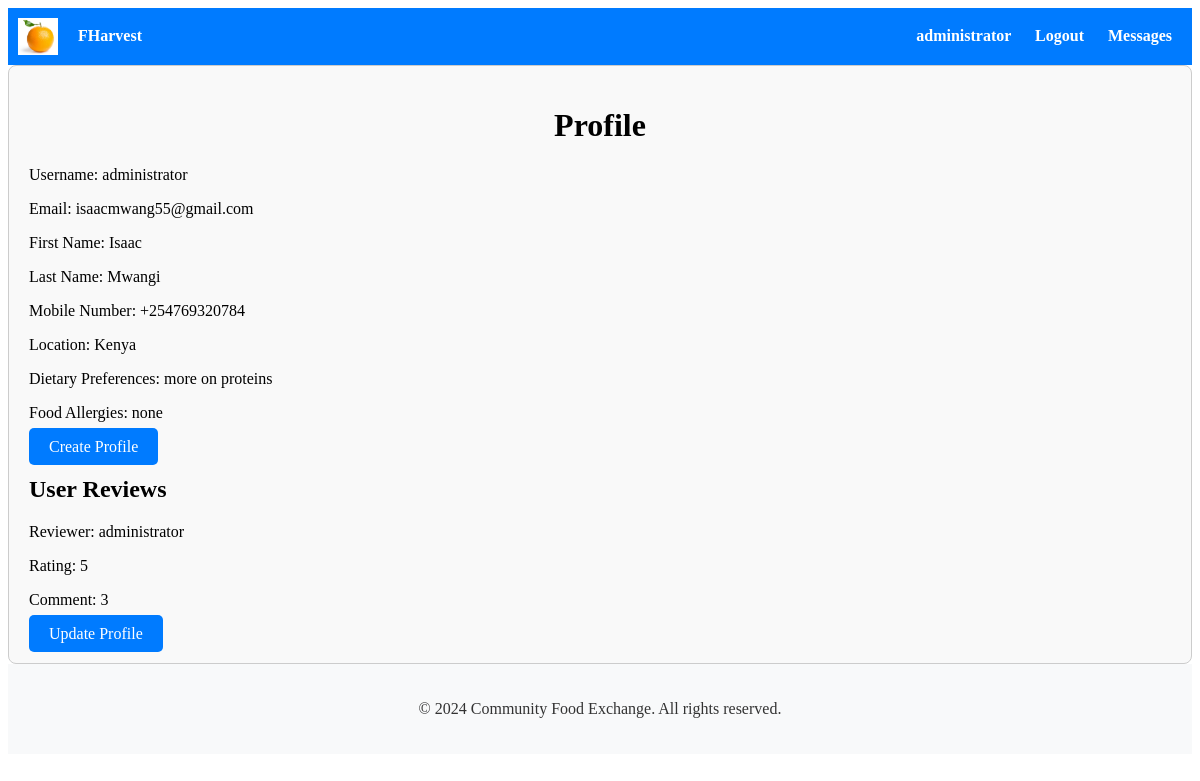
The page /accounts/profile/ (signed in) on the database as committed earlier.
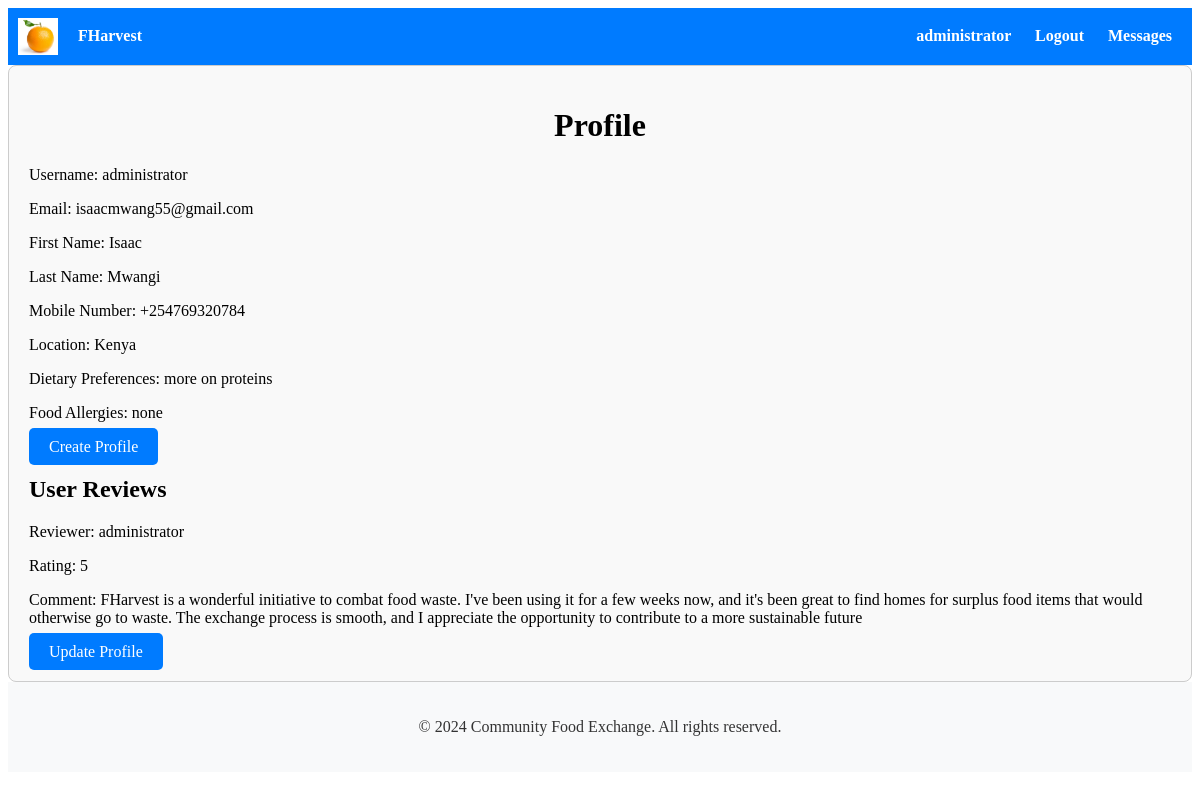
The same page on the database as committed later.
### ratings_reviews/models.py (models this page shows)
class Review(models.Model):
    reviewed_user = models.ForeignKey(User, on_delete=models.CASCADE)
    reviewer = models.ForeignKey(User, on_delete=models.CASCADE, related_name='given_reviews')
    rating = models.IntegerField(choices=[(i, i) for i in range(1, 6)])
    comment = models.TextField(blank=True)
    created_at = models.DateTimeField(auto_now_add=True)
    published = models.BooleanField(default=False)

### accounts/views.py (the view)
# urls.py: path('profile/', profile, name='profile'),
@login_required
def profile(request):
    try:
        profile = Profile.objects.get(user=request.user)
        user_reviews = Review.objects.filter(reviewed_user=request.user)
    except Profile.DoesNotExist:
        return redirect('profile_create')  # Redirect to profile creation if profile doesn't exist
    return render(request, 'accounts/profile.html', {'profile': profile, 'user_reviews': user_reviews})

### accounts/templates/accounts/profile.html
{% extends 'accounts/base.html' %}
{% block content %}
    <h1>Profile</h1>
    {% if profile %}
        <p>Username: {{ profile.user.username }}</p>
        <p>Email: {{ profile.email }}</p>
        <p>First Name: {{ profile.first_name }}</p>
        <p>Last Name: {{ profile.last_name }}</p>
        <p>Mobile Number: {{ profile.mobile_number }}</p>
        <p>Location: {{ profile.location }}</p>
        <p>Dietary Preferences: {{ profile.dietary_preferences }}</p>
        <p>Food Allergies: {{ profile.food_allergies }}</p>
        <a href="{% url 'profile_create' %}" class="btn btn-primary">Create Profile</a>
        <h2>User Reviews</h2>
        <div class="user-reviews">
            {% if user_reviews %}
                {% for review in user_reviews %}
                    <div class="review">
                        <p>Reviewer: {{ review.reviewer.username }}</p>
                        <p>Rating: {{ review.rating }}</p>
                        <p>Comment: {{ review.comment }}</p>
                    </div>
                {% endfor %}
            {% else %}
                <p>No reviews found.</p>
            {% endif %}
        </div>
        <a href="{% url 'profile_update' %}" class="btn btn-primary">Update Profile</a>
    {% else %}
        <p>No profile found for the current user.</p>
    {% endif %}
{% endblock %}

Rows that differ between the two databases and show on the page:
changed Review "administrator": comment "3" → "FHarvest is a wonderful initiative to combat food waste. I've been using it for a few weeks now, and it's been great to find homes for surplus food items that would otherwise go to waste. The exchange process is smooth, and I appreciate the opportunity to contribute to a more sustainable future"
